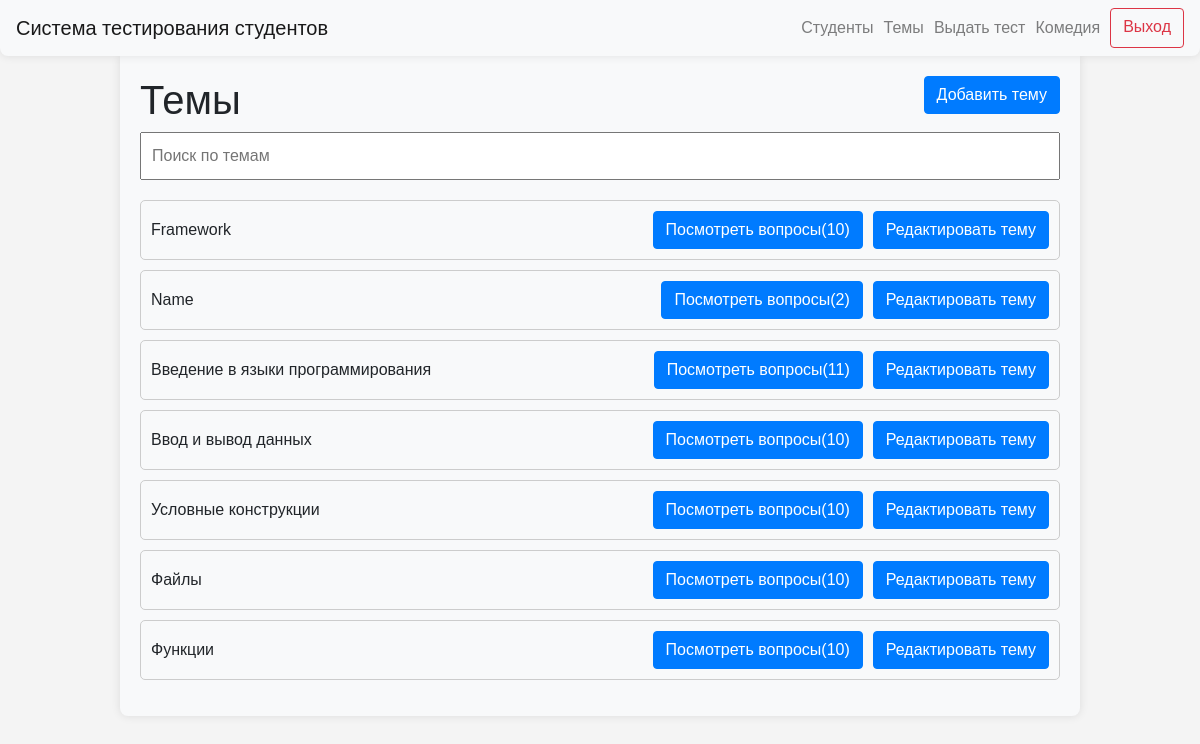
/topics (signed in), run on an earlier commit of the app's database.
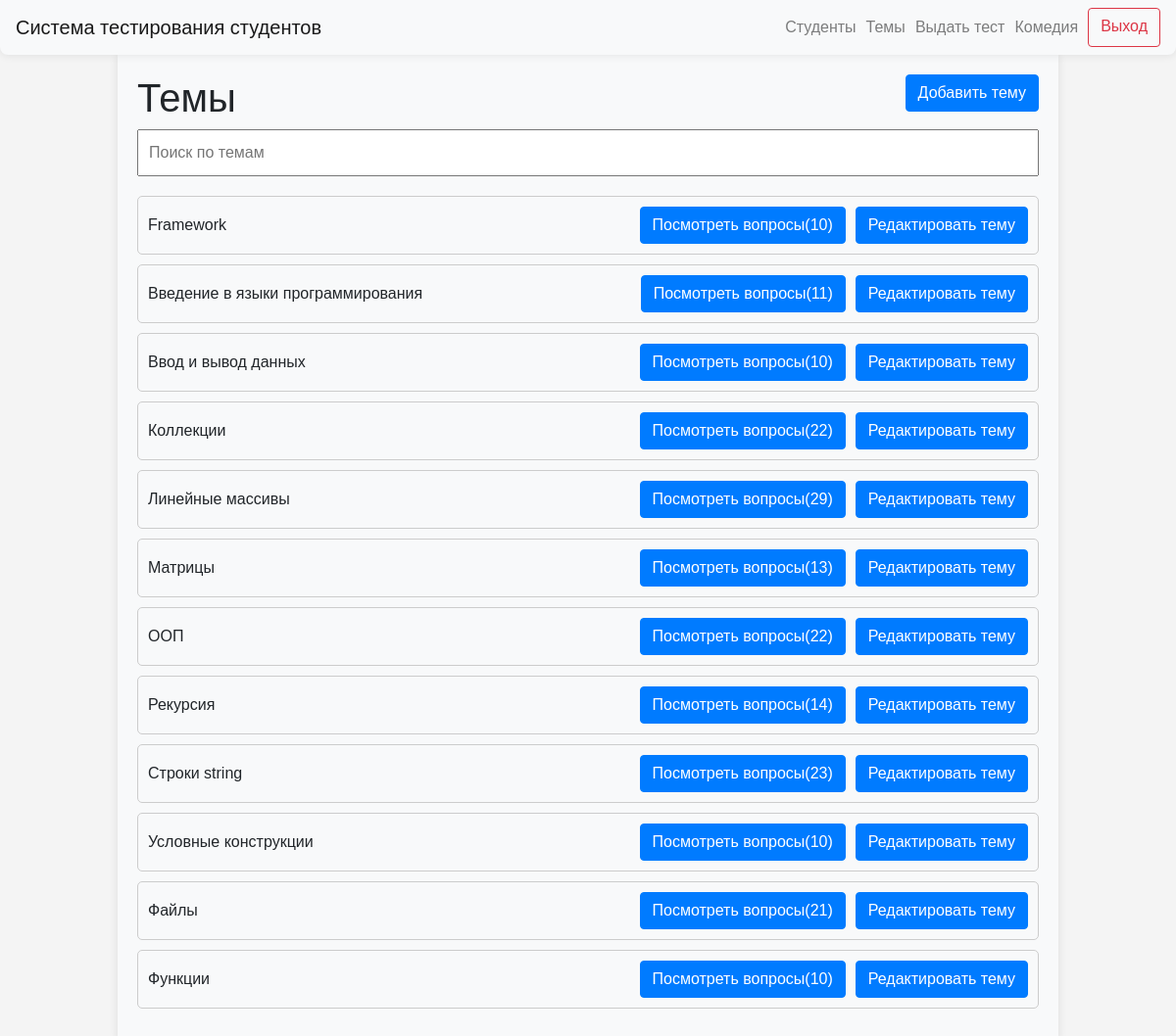
And on a later commit of the database.
### data/users.py (models this page shows)
class User(SqlAlchemyBase, UserMixin, SerializerMixin):
    __tablename__ = "users"
    id = sqlalchemy.Column(
        sqlalchemy.Integer,
        primary_key=True,
        autoincrement=True,
    )
    name = sqlalchemy.Column(
        sqlalchemy.String,
        nullable=True,
    )
    group_id = sqlalchemy.Column(
        sqlalchemy.Integer,
        sqlalchemy.ForeignKey(
            "groups.id",
            ondelete="CASCADE",
        ),
        nullable=False,
    )
    date_of_birth = sqlalchemy.Column(
        sqlalchemy.Date,
        nullable=False,
    )
    user_level = sqlalchemy.Column(
        sqlalchemy.String,
        default="student",
    )

### data/questions.py (models this page shows)
class Question(SqlAlchemyBase, UserMixin, SerializerMixin):
    __tablename__ = "questions"
    id = sqlalchemy.Column(sqlalchemy.Integer,
                           primary_key=True, autoincrement=True)
    text = sqlalchemy.Column(sqlalchemy.String, nullable=True)
    topic_id = sqlalchemy.Column(sqlalchemy.Integer, sqlalchemy.ForeignKey("topics.id"), nullable=True)

### data/topics.py (models this page shows)
class Topic(SqlAlchemyBase, UserMixin, SerializerMixin):
    __tablename__ = "topics"
    id = sqlalchemy.Column(sqlalchemy.Integer,
                           primary_key=True, autoincrement=True)
    name = sqlalchemy.Column(sqlalchemy.String, nullable=True)

### server.py (the view)
@app.route("/topics")
@login_required
def topics():
    if current_user.user_level == "admin":
        db_sess = db_session.create_session()
        query = (
            select(
                Question.id,
                Topic.name,
                func.count(Question.id).label("question_count"),
            )
            .join(
                Question,
                Topic.id == Question.topic_id,
                isouter=True,
            )
            .group_by(
                Topic.id,
            )
            .order_by(
                Topic.name,
            )
        )
        topics_with_count_of_questions = db_sess.execute(query).all()
        db_sess.close()
        return render_template(
            "topics.html",
            topics=topics_with_count_of_questions,
            title="Темы",
        )
    abort(403)

### data/db_session.py (called while the page is built)
def create_session() -> Session:
    global __factory
    return __factory()

### server.py (called while the page is built)
@login_manager.user_loader
def load_user(user_id):
    db_sess = db_session.create_session()
    return db_sess.query(User).get(user_id)

### templates/topics.html (shortened to what this page needs)
{% extends "base.html" %}
{% block content %}
<body>
<h1>Темы<a type="button" class="btn btn-primary" style="float: right;" href="/add_topic">Добавить тему</a></h1>
<input type="text" id="searchInput" onkeyup="searchTests()" placeholder="Поиск по темам">
<ul id="testList">
    {% for topic in topics %}
    <li class="testItem">{{ topic.name }}
        <div class="buttons-container"><a type="button" class="btn btn-primary" href="/questions/{{ topic.id }}">Посмотреть
            вопросы({{ topic.question_count }})</a><a
                type="button" class="btn btn-primary"
                href="/edit_topic/{{ topic.id }}">Редактировать
            тему</a></div>
    </li>
    {% endfor %}
</ul>
</body>
{% endblock %}

### templates/base.html (shortened to what this page needs)
<!doctype html>
<html lang="en">
<head>
    <link rel="stylesheet"
          href="https://stackpath.bootstrapcdn.com/bootstrap/4.4.1/css/bootstrap.min.css"
>
    <link rel="stylesheet" type="text/css" href="../static/css/style.css">
</head>
<body>
<header>
    <nav class="navbar navbar-light bg-light custom-navbar">
        <a class="navbar-brand" href="/">Система тестирования студентов</a>
        {% if current_user.is_authenticated %}
        <div class="d-flex flex-row-reverse">
            <a class="btn btn-outline-danger spaced-element" style="margin-left: 10px; text-align: center;"
               href="/logout">Выход</a>
            {% if current_user.user_level == 'admin' %}
            <a class="navbar-text" style="margin-left: 10px; text-align: center;">{{ current_user.name }}</a>
            <a class="navbar-text" style="margin-left: 10px; text-align: center;" href="/select_group_for_test">Выдать тест</a>
            <a class="navbar-text" style="margin-left: 10px; text-align: center;" href="/topics">Темы</a>
            <a class="navbar-text" style="margin-left: 10px; text-align: center;" href="/groups">Студенты</a>
            {% else %}
            <a class="navbar-text" style="margin-left: 10px; text-align: center;" href="{{ url_for('personal_cabinet', user_id=current_user.id) }}">{{ current_user.name }}</a>
            {% endif %}
        </div>
        {% endif %}
    </nav>
</header>
<main role="main" class="container">
    {% block content %}
    {% endblock %}
</main>
</body>
</html>

### static/css/style.css (style rules this page uses)
body { font-family: Arial, sans-serif; margin: 0; padding: 0; background-color: #f4f4f4; }
.custom-navbar { margin: 0 auto; background-color: #f8f9fa; border-radius: 0 0 8px 8px; box-shadow: 0 0 10px rgba(0,0,0,0.1); }

### templates/topics.html (style rules this page uses)
body { font-family: Arial, sans-serif; margin: 0; padding: 0; background-color: #f4f4f4; }
.container { width: 80%; margin: 0 auto; padding: 20px; background-color: #f8f9fa; border-radius: 0 0 8px 8px; box-shadow: 0 0 10px rgba(0,0,0,0.1); }
#searchInput { width: 100%; padding: 10px; margin-bottom: 20px; font-size: 16px; }
#testList { list-style-type: none; padding: 0; }
.testItem { border: 1px solid #ccc; border-radius: 5px; padding: 10px; margin-bottom: 10px; }
.testItem { display: flex; justify-content: space-between; align-items: center; border: 1px solid #ccc; border-radius: 5px; padding: 10px; margin-bottom: 10px; }
.testItem a { margin-left: auto; }
.buttons-container { display: flex; gap: 10px; }

What changed in the data, as far as the page shows it:
added Question: name "Коллекции", question_count "22"
changed Question: name "Name" → "Линейные массивы"; question_count "2" → "29"; moves down the list
added Question: name "Матрицы", question_count "13"
added Question: name "ООП", question_count "22"
added Question: name "Рекурсия", question_count "14"
added Question: name "Строки string", question_count "23"
computed for Question "Файлы": question_count "10" → "21"
